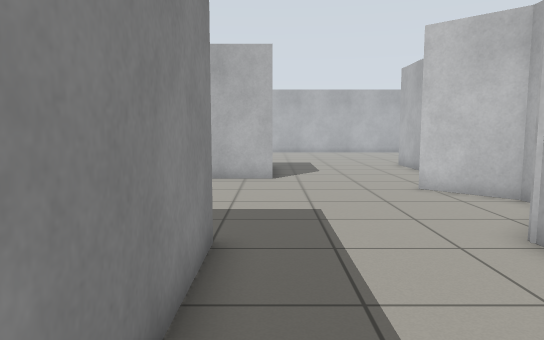
[1] (above)

16 first-person views from a walk through a world built for the Gazebo simulator. The camera is 0.94 m above the floor, tilts 6° down and sees 70° across. The floor is counted in squares, 0.5 m on a side. Each view is taken from the middle of a square. On the plan, view 1 faces up. The plan holds only what a view shows up to about 19 squares ahead; the rest is blank.

[2]
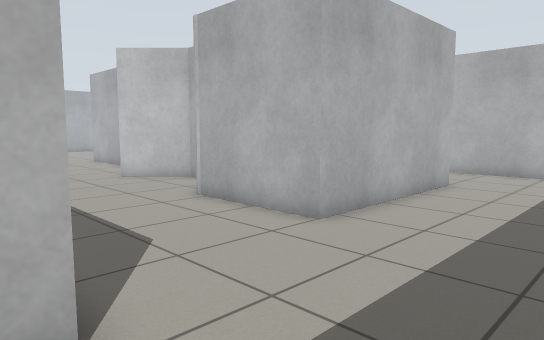

[3]
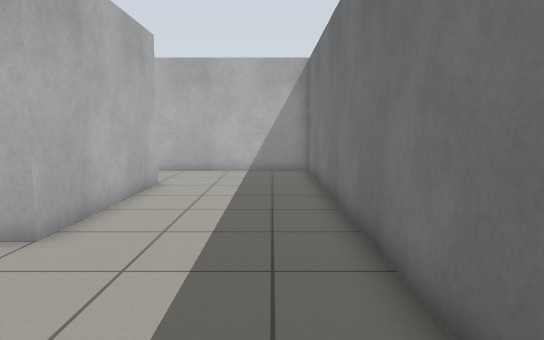

[4]
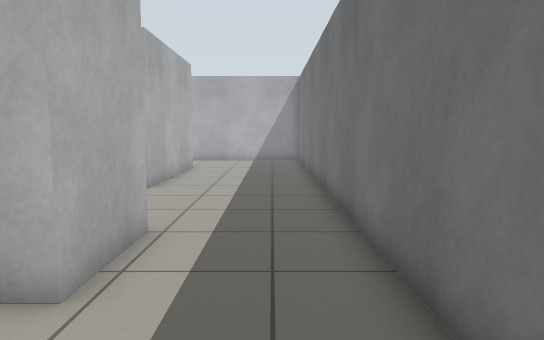

[5]
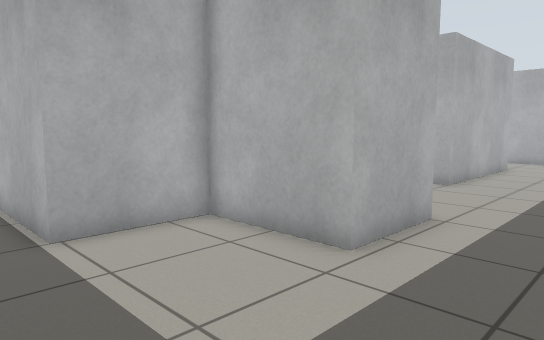

[6]
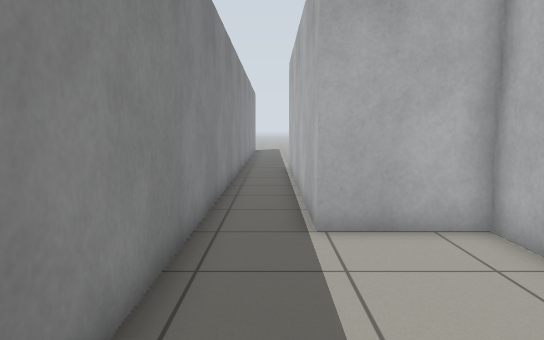

[7]
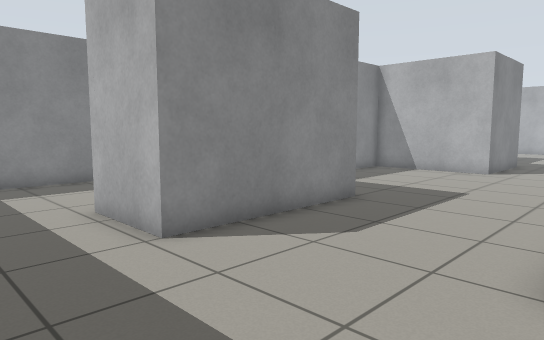

[8]
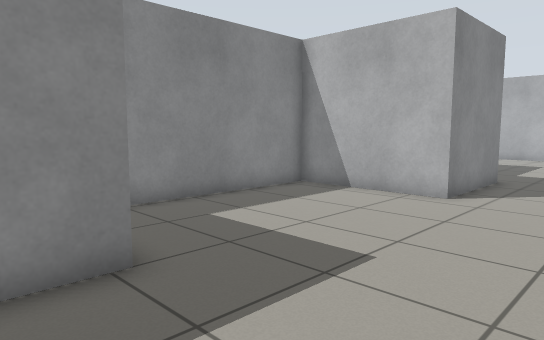

[9]
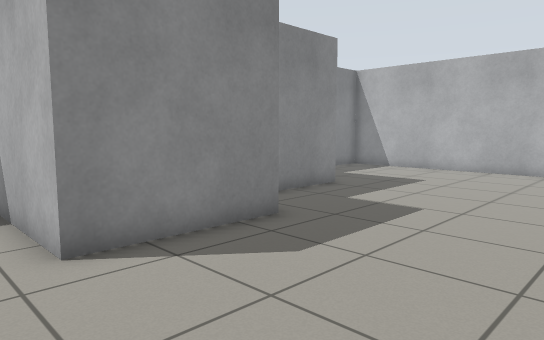

[10]
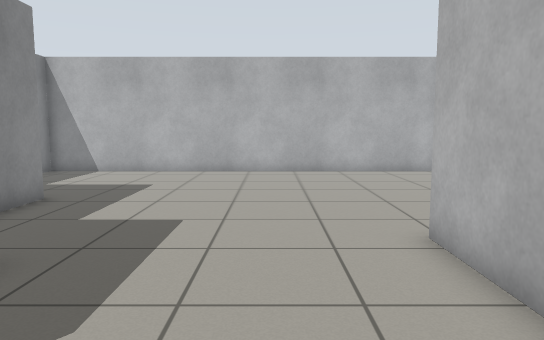

[11]
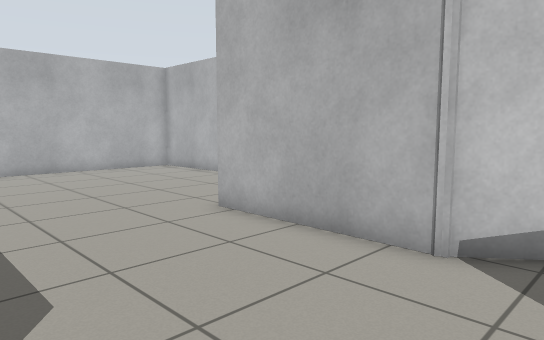

[12]
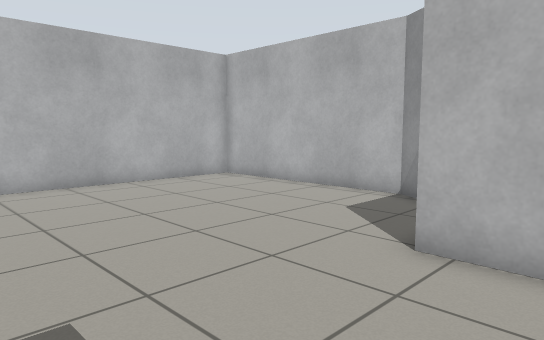

[13]
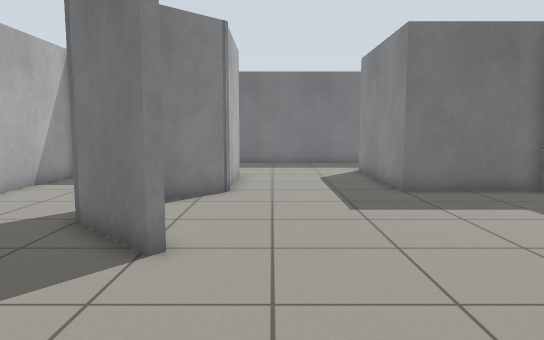

[14]
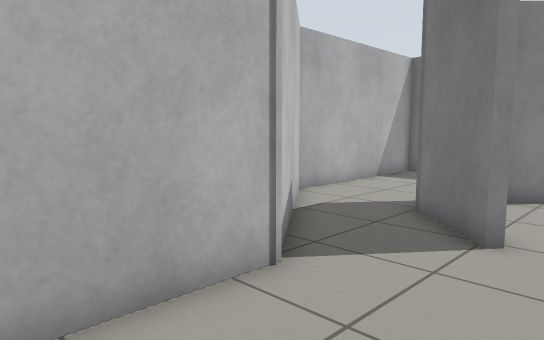

[15]
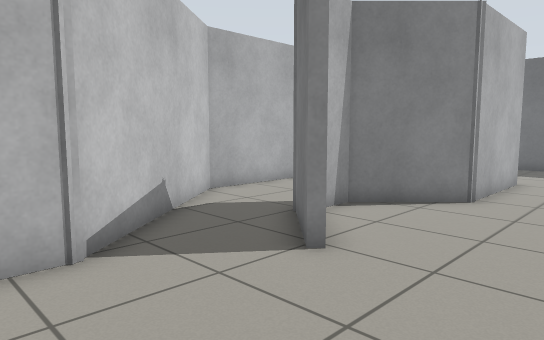

[16]
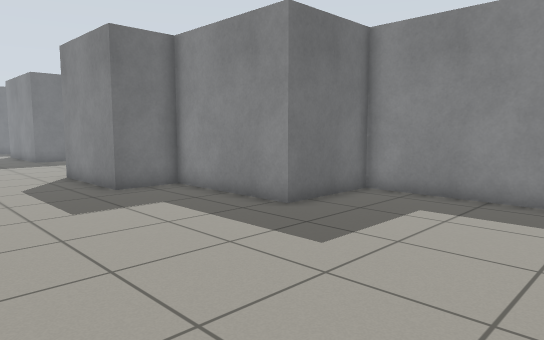

### Floor plan
Points are (right, up) in squares from view 1. A wall is a line through its corners. A room is listed if a view was taken in it or the views show most of it. See-through windows are left out.
Room 1 (views 1, 2, 3, 4, 5, 6, 7, 8, 11)
walls: (-5.2, 6.3) (-1, 6.3) (-1, 0.3) (-4, 0.3) (-4, 4) (-7.2, 4); (10.4, 1.9) (4.3, 1.9) (4.3, 6.4) (6.7, 8.7) (6.7, 10.1) (4.6, 12.2); (-5.9, -3.7) (15.4, -3.7) (15.4, 0.5); (-9.5, 3.6) (-9.5, -1.1); (0, 14.7) (-5.2, 14.7) (-5.2, 8.1)
ways out: opening at (2, 13.6) to room 2; opening at (-8.5, 3); opening at (13, 1)
Room 2 (views 9, 10, 12, 13, 14, 15, 16)
walls: (11.1, 22.5) (11.5, 23.2) (11.5, 31.3) (-5.9, 31.3) (-5.9, 24.4) (-2.2, 24.4) (-2.2, 19.2) (0, 19.2) (0, 14.7); (4.8, 12.5) (5.8, 11.5); (8.2, 13.2) (6.7, 15.2) (6.7, 20.6)
ways out: opening at (2, 13.6) to room 1; opening at (7, 12)

Where each view was taken, in squares from view 1:
view 1: 0 up, 0 right, facing up
view 2: 3 down, 2 left, facing up-right
view 3: 2 down, 2 left, facing right
view 4: 2 down, 8 left, facing right
view 5: 3 down, 9 left, facing up-right
view 6: 3 down, 8 left, facing up
view 7: 3 down, 5 right, facing up-left
view 8: 4 up, 4 right, facing up-left
view 9: 13 up, 6 right, facing up-left
view 10: 14 up, 4 right, facing up
view 11: 13 up, 1 right, facing up-right
view 12: 18 up, 1 right, facing up-right
view 13: 18 up, 3 right, facing down
view 14: 19 up, 3 right, facing down-right
view 15: 17 up, 1 right, facing down-right
view 16: 31 up, 5 right, facing down-left
